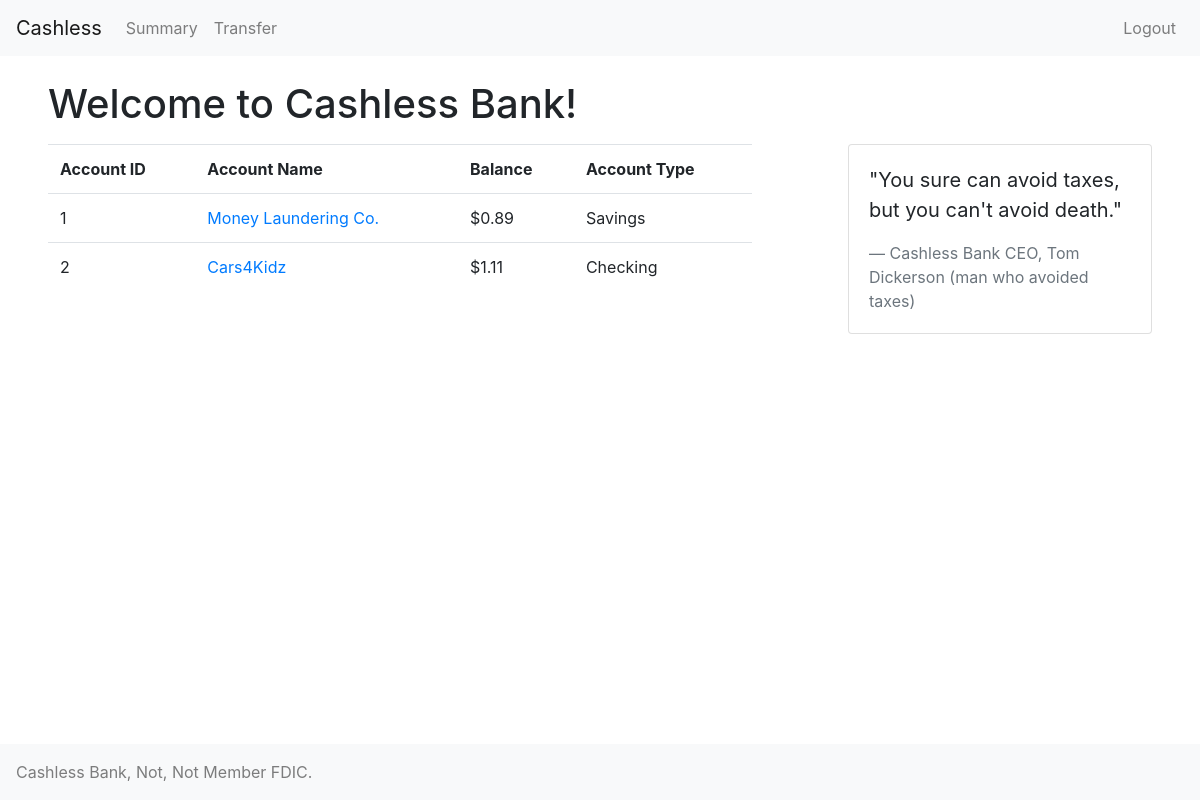
/account.php (signed in), run on an earlier commit of the app's database.
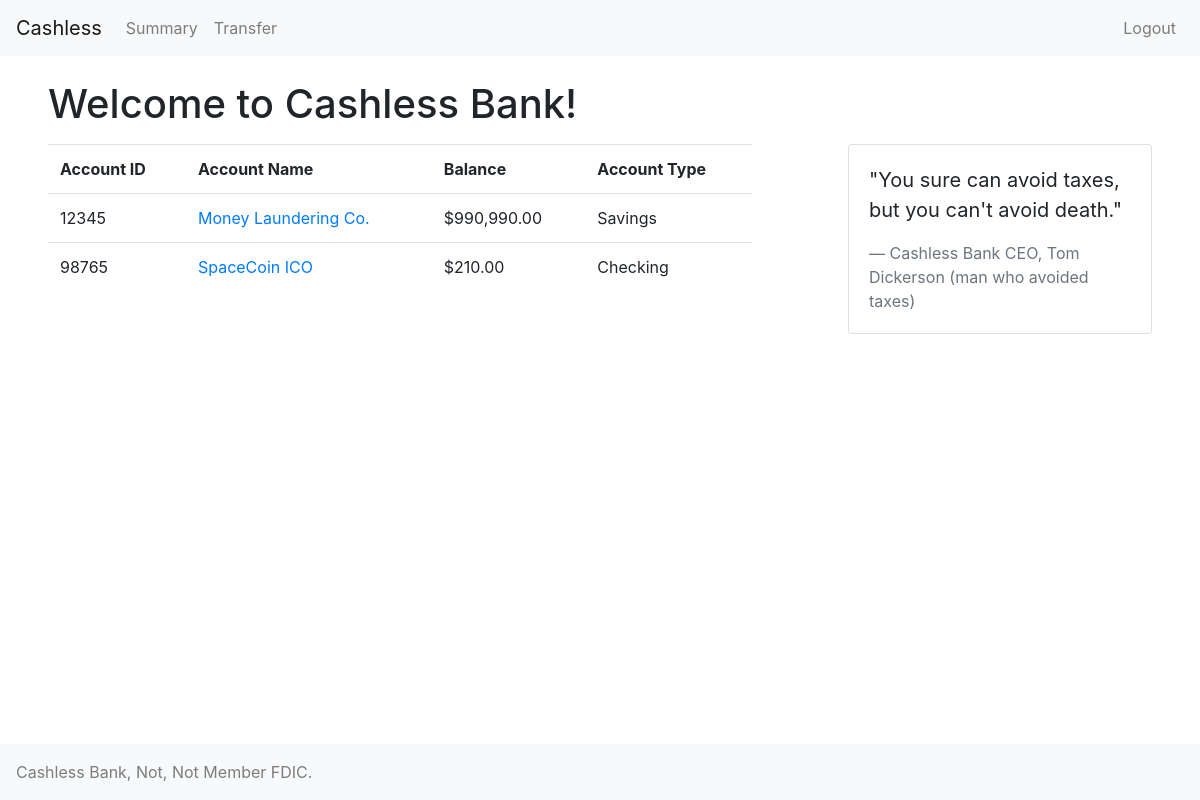
And on a later commit of the database.
### tables this page shows
CREATE TABLE `account` (
  `accountID` int(11) NOT NULL,
  `name` varchar(50) NOT NULL,
  `balance` int(11) NOT NULL,
  `interestRate` int(11) DEFAULT NULL,
  `minimumBalance` int(11) DEFAULT NULL
);

### lib/database/account.php (called while the page is built, shortened)
<?php
require_once './lib/database/checkingAccount.php';
require_once './lib/database/savingsAccount.php';
abstract class Account {
  public $balance;
  public static function getAccountByID($id) {
    global $mysqli;
    $statement = $mysqli->prepare('SELECT accountID, name, balance, interestRate, minimumBalance FROM account WHERE accountID=?');
    $statement->bind_param('i', $id);
    $statement->execute();
    $statement->bind_result($accountID, $name, $balance, $interestRate, $minimumBalance);
    $obj = null;
    if ($interestRate !== null) {
      $obj = new SavingsAccount();
      $obj->interestRate = $interestRate;
    } elseif ($minimumBalance !== null) {
      $obj = new CheckingAccount();
      $obj->interestRate = $minimumBalance;
    }
    $obj->accountID = $accountID;
    $obj->name = $name;
    $obj->balance = $balance;
    return $obj;
  }
  public function getFormattedBalance() {
    return number_format($this->balance / 100, 2);
  }
}
?>

### lib/database/accountholder.php (called while the page is built, shortened)
<?php
class AccountHolder {
  public static function getByCustomerID($id) {
    global $mysqli;
    $statement = $mysqli->prepare('SELECT customerID, accountID FROM accountholders WHERE customerID=?');
    $statement->bind_param('i', $id);
    $statement->execute();
    $statement->bind_result($customerID, $accountID);
    $array = [];
    while ($statement->fetch()) {
      $obj = new AccountHolder();
      $obj->customerID = $customerID;
      $obj->accountID = $accountID;
      array_push($array, $obj);
    }
    return $array;
  }
}
?>

### lib/database/savingsAccount.php (called while the page is built, shortened)
<?php
require_once './lib/database/account.php';
class SavingsAccount extends Account {
    public function accountType() {
      return "Savings";
    }
}
?>

### lib/database/checkingAccount.php (called while the page is built, shortened)
<?php
require_once './lib/database/account.php';
class CheckingAccount extends Account {
  public function accountType() {
    return "Checking";
  }
}
?>

### lib/quotes.php (called while the page is built)
<?php
  $quotesArray = [
    [
      'quote' => 'You sure can avoid taxes, but you can\'t avoid death.',
      'subquote' => 'man who avoided taxes'
    ],
    [
      'quote' => 'Money laundering is only illegal if you get caught.',
      'subquote' => 'uncaught money launderer'
    ],
    [
      'quote' => 'This bank is as secure as Fort Nox! Unhackable!',
      'subquote' => 'man who\'s bank was hacked'
    ],
    [
      'quote' => 'Have you tried Quibi yet? Next big thing in TV!',
      'subquote' => 'majority investor in Quibi'
    ],
    [
      'quote' => 'Perception is reality.',
      'subquote' => 'man who lacks both'
    ]
  ];
  function getRandomQuote() {
    global $quotesArray;
    return $quotesArray[rand(0, count($quotesArray) - 1)];
  }
?>

### account.php (the view, shortened to what this page needs)
<?php
  include './lib/all.php';
  if (requiresAuth()) {
    $accountHolders = AccountHolder::getByCustomerID($_SESSION['customerID']);
    $accounts = [];
    foreach ($accountHolders as &$accountHolder) {
      array_push($accounts, Account::getAccountByID($accountHolder->accountID));
    }
  }
?>
<?php writeHeader('Account Summary'); ?>
<div class="container-fluid">
  <div class="row mt-4">
    <div class="col px-5">
      <h1>Welcome to Cashless Bank!</h1>
    </div>
  </div>
  <div class="row mt-2">
    <div class="col-8 px-5">
      <table class="table">
        <tr>
          <th>Account ID</th>
          <th>Account Name</th>
          <th>Balance</th>
          <th>Account Type</th>
        </tr>
        <?php foreach ($accounts as &$account): ?>
        <tr>
            <td><?php echo $account->accountID; ?></td>
            <td><a href="/history.php?id=<?php echo $account->accountID; ?>"><?php echo $account->name; ?></a></td>
            <td>$<?php echo $account->getFormattedBalance(); ?></td>
            <td><?php echo $account->accountType(); ?></td>
        </tr>
      <?php endforeach; ?>
      </table>
    </div>
    <?php $quote = getRandomQuote(); ?>
    <div class="col px-5">
      <div class="card">
        <div class="card-body">
          <blockquote class="blockquote mb-0">
            <p>"<?php echo $quote['quote']; ?>"</p>
            <footer class="blockquote-footer">Cashless Bank CEO, Tom Dickerson (<?php echo $quote['subquote']; ?>)</footer>
          </blockquote>
        </div>
      </div>
    </div>
  </div>
</div>
<?php writeFooter(); ?>

### lib/page.php (shortened to what this page needs)
<?php function writeHeader($title) { ?>
<!doctype html>
<html>
<head>
  <link rel="stylesheet" href="https://cdn.jsdelivr.net/npm/bootstrap@4.5.3/dist/css/bootstrap.min.css">
</head>
<body>
  <nav class="navbar navbar-expand-lg navbar-light bg-light">
  <a class="navbar-brand" href="/account.php">Cashless</a>
  <div class="collapse navbar-collapse" id="navbarSupportedContent">
    <ul class="navbar-nav mr-auto">
      <li class="nav-item">
          <a class="nav-link" href="/account.php">Summary</a>
        </li>
        <li class="nav-item">
          <a class="nav-link" href="/transfer.php">Transfer</a>
        </li>
      </ul>
      <ul class="navbar-nav ml-auto">
        <li class="nav-item">
          <a class="nav-link" href="/logout.php">Logout</a>
        </li>
      </ul>
    </div>
  </nav>
<?php } ?>
<?php function writeFooter() { ?>
  <nav class="navbar fixed-bottom navbar-light bg-light">
    <span class="navbar-text">
      Cashless Bank, Not, Not Member FDIC.
    </span>
  </nav>
</body>
</html>
<?php } ?>

What changed in the data, as far as the page shows it:
removed account: accountID "1", name "Money Laundering Co.", balance "0.89", accountType "Savings"
removed account: accountID "2", name "Cars4Kidz", balance "1.11", accountType "Checking"
added account: accountID "12345", name "Money Laundering Co.", balance "990,990.00", accountType "Savings"
added account: accountID "98765", name "SpaceCoin ICO", balance "210.00", accountType "Checking"
